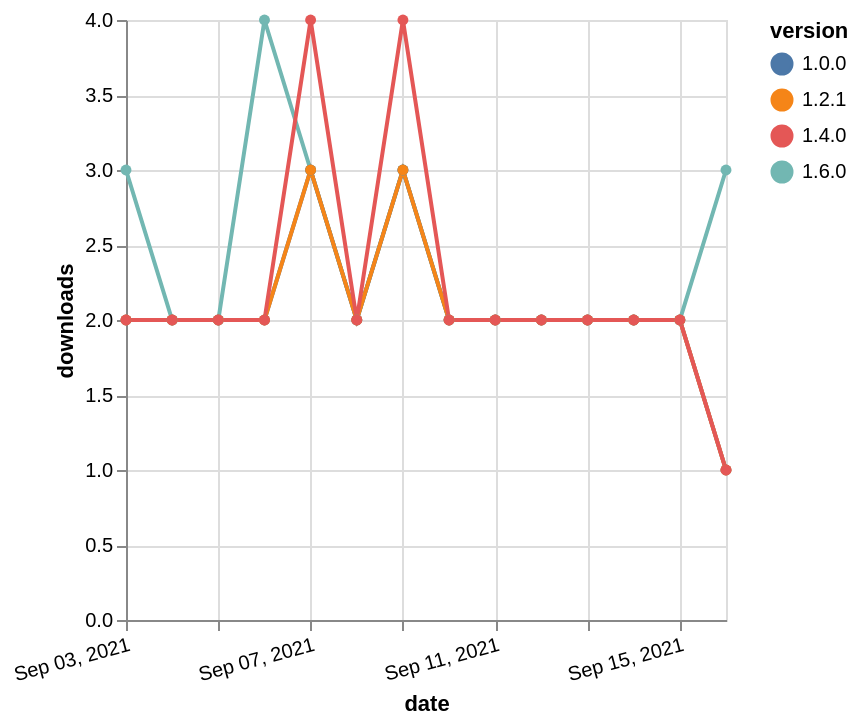

The specification (Vega-Lite) saved for this image:
### Vega-Lite specification from a JSON file in a GitHub repository (floating-point values rounded to 4 significant figures)
{"$schema": "https://vega.github.io/schema/vega-lite/v5.json", "description": "A simple bar chart with embedded data.", "data": {"values": [{"date": "2021-09-03", "total": 233, "delta": 3, "version": "1.6.0"}, {"date": "2021-09-04", "total": 235, "delta": 2, "version": "1.6.0"}, {"date": "2021-09-05", "total": 237, "delta": 2, "version": "1.6.0"}, {"date": "2021-09-06", "total": 241, "delta": 4, "version": "1.6.0"}, {"date": "2021-09-07", "total": 244, "delta": 3, "version": "1.6.0"}, {"date": "2021-09-08", "total": 246, "delta": 2, "version": "1.6.0"}, {"date": "2021-09-09", "total": 249, "delta": 3, "version": "1.6.0"}, {"date": "2021-09-10", "total": 251, "delta": 2, "version": "1.6.0"}, {"date": "2021-09-11", "total": 253, "delta": 2, "version": "1.6.0"}, {"date": "2021-09-12", "total": 255, "delta": 2, "version": "1.6.0"}, {"date": "2021-09-13", "total": 257, "delta": 2, "version": "1.6.0"}, {"date": "2021-09-14", "total": 259, "delta": 2, "version": "1.6.0"}, {"date": "2021-09-15", "total": 261, "delta": 2, "version": "1.6.0"}, {"date": "2021-09-16", "total": 264, "delta": 3, "version": "1.6.0"}, {"date": "2021-09-03", "total": 1468, "delta": 2, "version": "1.0.0"}, {"date": "2021-09-04", "total": 1470, "delta": 2, "version": "1.0.0"}, {"date": "2021-09-05", "total": 1472, "delta": 2, "version": "1.0.0"}, {"date": "2021-09-06", "total": 1474, "delta": 2, "version": "1.0.0"}, {"date": "2021-09-07", "total": 1477, "delta": 3, "version": "1.0.0"}, {"date": "2021-09-08", "total": 1479, "delta": 2, "version": "1.0.0"}, {"date": "2021-09-09", "total": 1482, "delta": 3, "version": "1.0.0"}, {"date": "2021-09-10", "total": 1484, "delta": 2, "version": "1.0.0"}, {"date": "2021-09-11", "total": 1486, "delta": 2, "version": "1.0.0"}, {"date": "2021-09-12", "total": 1488, "delta": 2, "version": "1.0.0"}, {"date": "2021-09-13", "total": 1490, "delta": 2, "version": "1.0.0"}, {"date": "2021-09-14", "total": 1492, "delta": 2, "version": "1.0.0"}, {"date": "2021-09-15", "total": 1494, "delta": 2, "version": "1.0.0"}, {"date": "2021-09-16", "total": 1495, "delta": 1, "version": "1.0.0"}, {"date": "2021-09-03", "total": 1015, "delta": 2, "version": "1.2.1"}, {"date": "2021-09-04", "total": 1017, "delta": 2, "version": "1.2.1"}, {"date": "2021-09-05", "total": 1019, "delta": 2, "version": "1.2.1"}, {"date": "2021-09-06", "total": 1021, "delta": 2, "version": "1.2.1"}, {"date": "2021-09-07", "total": 1024, "delta": 3, "version": "1.2.1"}, {"date": "2021-09-08", "total": 1026, "delta": 2, "version": "1.2.1"}, {"date": "2021-09-09", "total": 1029, "delta": 3, "version": "1.2.1"}, {"date": "2021-09-10", "total": 1031, "delta": 2, "version": "1.2.1"}, {"date": "2021-09-11", "total": 1033, "delta": 2, "version": "1.2.1"}, {"date": "2021-09-12", "total": 1035, "delta": 2, "version": "1.2.1"}, {"date": "2021-09-13", "total": 1037, "delta": 2, "version": "1.2.1"}, {"date": "2021-09-14", "total": 1039, "delta": 2, "version": "1.2.1"}, {"date": "2021-09-15", "total": 1041, "delta": 2, "version": "1.2.1"}, {"date": "2021-09-16", "total": 1042, "delta": 1, "version": "1.2.1"}, {"date": "2021-09-03", "total": 714, "delta": 2, "version": "1.4.0"}, {"date": "2021-09-04", "total": 716, "delta": 2, "version": "1.4.0"}, {"date": "2021-09-05", "total": 718, "delta": 2, "version": "1.4.0"}, {"date": "2021-09-06", "total": 720, "delta": 2, "version": "1.4.0"}, {"date": "2021-09-07", "total": 724, "delta": 4, "version": "1.4.0"}, {"date": "2021-09-08", "total": 726, "delta": 2, "version": "1.4.0"}, {"date": "2021-09-09", "total": 730, "delta": 4, "version": "1.4.0"}, {"date": "2021-09-10", "total": 732, "delta": 2, "version": "1.4.0"}, {"date": "2021-09-11", "total": 734, "delta": 2, "version": "1.4.0"}, {"date": "2021-09-12", "total": 736, "delta": 2, "version": "1.4.0"}, {"date": "2021-09-13", "total": 738, "delta": 2, "version": "1.4.0"}, {"date": "2021-09-14", "total": 740, "delta": 2, "version": "1.4.0"}, {"date": "2021-09-15", "total": 742, "delta": 2, "version": "1.4.0"}, {"date": "2021-09-16", "total": 743, "delta": 1, "version": "1.4.0"}]}, "width": "container", "mark": {"type": "line", "point": {"filled": true}}, "encoding": {"x": {"field": "date", "type": "temporal", "timeUnit": "yearmonthdate", "title": "date", "axis": {"labelAngle": -15}}, "y": {"field": "delta", "type": "quantitative", "title": "downloads"}, "color": {"field": "version", "type": "nominal"}, "tooltip": {"field": "delta"}}}
